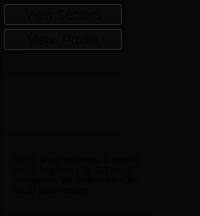
        <widget class="QFrame" name="MB_frame_Menu">
         <property name="styleSheet">
          <string notr="true">background-color: rgb(7,8,7);</string>
         </property>
         <property name="frameShape">
          <enum>QFrame::StyledPanel</enum>
         </property>
         <property name="frameShadow">
          <enum>QFrame::Raised</enum>
         </property>
         <layout class="QVBoxLayout" name="verticalLayout_2">
          <property name="spacing">
           <number>0</number>
          </property>
          <property name="leftMargin">
           <number>0</number>
          </property>
          <property name="topMargin">
           <number>0</number>
          </property>
          <property name="rightMargin">
           <number>0</number>
          </property>
          <property name="bottomMargin">
           <number>0</number>
          </property>
          <item alignment="Qt::AlignLeft">
           <widget class="QFrame" name="menu_items">
            <property name="styleSheet">
             <string notr="true"/>
            </property>
            <property name="frameShape">
             <enum>QFrame::StyledPanel</enum>
            </property>
            <property name="frameShadow">
             <enum>QFrame::Raised</enum>
            </property>
            <layout class="QVBoxLayout" name="verticalLayout_3">
             <property name="spacing">
              <number>0</number>
             </property>
             <property name="leftMargin">
              <number>0</number>
             </property>
             <property name="topMargin">
              <number>0</number>
             </property>
             <property name="rightMargin">
              <number>0</number>
             </property>
             <property name="bottomMargin">
              <number>0</number>
             </property>
             <item>
              <widget class="QFrame" name="view_case_frame">
               <property name="maximumSize">
                <size>
                 <width>16777215</width>
                 <height>40</height>
                </size>
               </property>
               <property name="styleSheet">
                <string notr="true">:hover{

background:#0f120f;

}
</string>
               </property>
               <property name="frameShape">
                <enum>QFrame::StyledPanel</enum>
               </property>
               <property name="frameShadow">
                <enum>QFrame::Raised</enum>
               </property>
               <layout class="QHBoxLayout" name="horizontalLayout_11">
                <property name="leftMargin">
                 <number>0</number>
                </property>
                <property name="topMargin">
                 <number>0</number>
                </property>
                <property name="rightMargin">
                 <number>0</number>
                </property>
                <property name="bottomMargin">
                 <number>0</number>
                </property>
                <item alignment="Qt::AlignLeft">
                 <widget class="QPushButton" name="view_sector_page_btn">
                  <property name="minimumSize">
                   <size>
                    <width>120</width>
                    <height>0</height>
                   </size>
                  </property>
                  <property name="maximumSize">
                   <size>
                    <width>100</width>
                    <height>40</height>
                   </size>
                  </property>
                  <property name="font">
                   <font>
                    <pointsize>10</pointsize>
                   </font>
                  </property>
                  <property name="text">
                   <string>View Sectors</string>
                  </property>
                  <property name="icon">
                   <iconset resource="icons.qrc">
                    <normaloff>:/icons/iconsSVG/list-view.svg</normaloff>:/icons/iconsSVG/list-view.svg</iconset>
                  </property>
                  <property name="iconSize">
                   <size>
                    <width>30</width>
                    <height>30</height>
                   </size>
                  </property>
                 </widget>
                </item>
               </layout>
              </widget>
             </item>
             <item>
              <widget class="QFrame" name="add_case_frame">
               <property name="maximumSize">
                <size>
                 <width>16777215</width>
                 <height>40</height>
                </size>
               </property>
               <property name="styleSheet">
                <string notr="true">:hover{

background:#0f120f;

}

</string>
               </property>
               <property name="frameShape">
                <enum>QFrame::StyledPanel</enum>
               </property>
               <property name="frameShadow">
                <enum>QFrame::Raised</enum>
               </property>
               <layout class="QHBoxLayout" name="horizontalLayout_10">
                <property name="leftMargin">
                 <number>0</number>
                </property>
                <property name="topMargin">
                 <number>0</number>
                </property>
                <property name="rightMargin">
                 <number>0</number>
                </property>
                <property name="bottomMargin">
                 <number>0</number>
                </property>
                <item alignment="Qt::AlignLeft">
                 <widget class="QPushButton" name="view_profile_page_btn">
                  <property name="minimumSize">
                   <size>
                    <width>120</width>
                    <height>0</height>
                   </size>
                  </property>
                  <property name="maximumSize">
                   <size>
                    <width>100</width>
                    <height>40</height>
                   </size>
                  </property>
                  <property name="font">
                   <font>
                    <pointsize>10</pointsize>
                   </font>
                  </property>
                  <property name="text">
                   <string>View  Profile</string>
                  </property>
                  <property name="icon">
                   <iconset resource="icons.qrc">
                    <normaloff>:/icons/iconsSVG/add.svg</normaloff>:/icons/iconsSVG/add.svg</iconset>
                  </property>
                  <property name="iconSize">
                   <size>
                    <width>30</width>
                    <height>30</height>
                   </size>
                  </property>
                  <property name="autoDefault">
                   <bool>false</bool>
                  </property>
                 </widget>
                </item>
               </layout>
              </widget>
             </item>
            </layout>
           </widget>
          </item>
          <item alignment="Qt::AlignLeft">
           <widget class="QFrame" name="menu_break_line">
            <property name="frameShape">
             <enum>QFrame::StyledPanel</enum>
            </property>
            <property name="frameShadow">
             <enum>QFrame::Raised</enum>
            </property>
            <layout class="QVBoxLayout" name="verticalLayout_5">
             <item>
              <widget class="Line" name="line">
               <property name="orientation">
                <enum>Qt::Vertical</enum>
               </property>
              </widget>
             </item>
            </layout>
           </widget>
          </item>
          <item alignment="Qt::AlignLeft|Qt::AlignBottom">
           <widget class="QFrame" name="about">
            <property name="frameShape">
             <enum>QFrame::StyledPanel</enum>
            </property>
            <property name="frameShadow">
             <enum>QFrame::Raised</enum>
            </property>
            <layout class="QVBoxLayout" name="verticalLayout_4">
             <property name="spacing">
              <number>0</number>
             </property>
             <property name="leftMargin">
              <number>0</number>
             </property>
             <property name="topMargin">
              <number>0</number>
             </property>
             <property name="rightMargin">
              <number>0</number>
             </property>
             <property name="bottomMargin">
              <number>0</number>
             </property>
             <item alignment="Qt::AlignLeft">
              <widget class="QFrame" name="about_logo_frame">
               <property name="frameShape">
                <enum>QFrame::StyledPanel</enum>
               </property>
               <property name="frameShadow">
                <enum>QFrame::Raised</enum>
               </property>
               <layout class="QHBoxLayout" name="horizontalLayout_8">
                <item alignment="Qt::AlignLeft">
                 <widget class="QLabel" name="logo_about">
                  <property name="minimumSize">
                   <size>
                    <width>100</width>
                    <height>40</height>
                   </size>
                  </property>
                  <property name="maximumSize">
                   <size>
                    <width>130</width>
                    <height>40</height>
                   </size>
                  </property>
                  <property name="text">
                   <string/>
                  </property>
                  <property name="pixmap">
                   <pixmap resource="icons.qrc">:/icons/iconsSVG/logo-desgin-white.gif</pixmap>
                  </property>
                  <property name="scaledContents">
                   <bool>true</bool>
                  </property>
                 </widget>
                </item>
               </layout>
              </widget>
             </item>
             <item alignment="Qt::AlignLeft">
              <widget class="QFrame" name="about_desc_frame">
               <property name="font">
                <font>
                 <pointsize>7</pointsize>
                </font>
               </property>
               <property name="frameShape">
                <enum>QFrame::StyledPanel</enum>
               </property>
               <property name="frameShadow">
                <enum>QFrame::Raised</enum>
               </property>
               <layout class="QHBoxLayout" name="horizontalLayout_9">
                <item>
                 <widget class="QLabel" name="label_3">
                  <property name="minimumSize">
                   <size>
                    <width>130</width>
                    <height>60</height>
                   </size>
                  </property>
                  <property name="maximumSize">
                   <size>
                    <width>130</width>
                    <height>60</height>
                   </size>
                  </property>
                  <property name="font">
                   <font>
                    <pointsize>7</pointsize>
                   </font>
                  </property>
                  <property name="text">
                   <string>This is a trial software. It aims to create fingerprint for IST stock companies. Yet, helps to predict hourly price motion.</string>
                  </property>
                  <property name="textFormat">
                   <enum>Qt::PlainText</enum>
                  </property>
                  <property name="scaledContents">
                   <bool>false</bool>
                  </property>
                  <property name="wordWrap">
                   <bool>true</bool>
                  </property>
                 </widget>
                </item>
               </layout>
              </widget>
             </item>
            </layout>
           </widget>
          </item>
         </layout>
        </widget>
